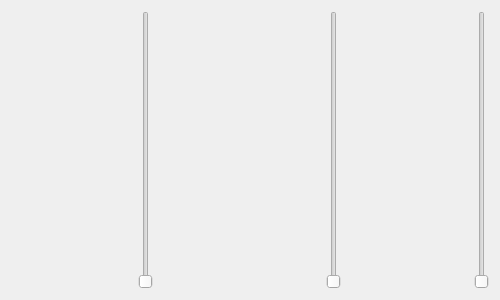
<?xml version="1.0" encoding="UTF-8"?>
<ui version="4.0">
 <class>frmBarScale</class>
 <widget class="QWidget" name="frmBarScale">
  <property name="geometry">
   <rect>
    <x>0</x>
    <y>0</y>
    <width>500</width>
    <height>300</height>
   </rect>
  </property>
  <property name="windowTitle">
   <string>Form</string>
  </property>
  <layout class="QHBoxLayout" name="horizontalLayout">
   <item>
    <widget class="BarScale" name="widget1">
     <property name="sizePolicy">
      <sizepolicy hsizetype="Preferred" vsizetype="Preferred">
       <horstretch>3</horstretch>
       <verstretch>0</verstretch>
      </sizepolicy>
     </property>
     <property name="maxValue">
      <double>800.000000000000000</double>
     </property>
     <property name="maxValueRight">
      <double>800.000000000000000</double>
     </property>
     <property name="longStep">
      <number>200</number>
     </property>
     <property name="shortStep">
      <number>20</number>
     </property>
     <property name="longStepRight">
      <number>200</number>
     </property>
     <property name="shortStepRight">
      <number>20</number>
     </property>
    </widget>
   </item>
   <item>
    <widget class="QSlider" name="verticalSlider1">
     <property name="orientation">
      <enum>Qt::Vertical</enum>
     </property>
    </widget>
   </item>
   <item>
    <widget class="BarScale" name="widget2">
     <property name="sizePolicy">
      <sizepolicy hsizetype="Preferred" vsizetype="Preferred">
       <horstretch>4</horstretch>
       <verstretch>0</verstretch>
      </sizepolicy>
     </property>
     <property name="maxValue">
      <double>800.000000000000000</double>
     </property>
     <property name="longStep">
      <number>200</number>
     </property>
     <property name="shortStep">
      <number>20</number>
     </property>
     <property name="longStepRight">
      <number>20</number>
     </property>
     <property name="shortStepRight">
      <number>5</number>
     </property>
     <property name="scaleStyle">
      <enum>BarScale::ScaleStyle_Double</enum>
     </property>
    </widget>
   </item>
   <item>
    <widget class="QSlider" name="verticalSlider2">
     <property name="orientation">
      <enum>Qt::Vertical</enum>
     </property>
    </widget>
   </item>
   <item>
    <widget class="BarScale" name="widget3">
     <property name="sizePolicy">
      <sizepolicy hsizetype="Preferred" vsizetype="Preferred">
       <horstretch>3</horstretch>
       <verstretch>0</verstretch>
      </sizepolicy>
     </property>
    </widget>
   </item>
   <item>
    <widget class="QSlider" name="verticalSlider3">
     <property name="maximum">
      <number>100</number>
     </property>
     <property name="orientation">
      <enum>Qt::Vertical</enum>
     </property>
    </widget>
   </item>
  </layout>
 </widget>
 <customwidgets>
  <customwidget>
   <class>BarScale</class>
   <extends>QWidget</extends>
   <header>barscale.h</header>
   <container>1</container>
  </customwidget>
 </customwidgets>
 <resources/>
 <connections>
  <connection>
   <sender>verticalSlider3</sender>
   <signal>valueChanged(int)</signal>
   <receiver>widget3</receiver>
   <slot>setValue(int)</slot>
   <hints>
    <hint type="sourcelabel">
     <x>482</x>
     <y>194</y>
    </hint>
    <hint type="destinationlabel">
     <x>449</x>
     <y>195</y>
    </hint>
   </hints>
  </connection>
  <connection>
   <sender>verticalSlider3</sender>
   <signal>valueChanged(int)</signal>
   <receiver>widget3</receiver>
   <slot>setValueRight(int)</slot>
   <hints>
    <hint type="sourcelabel">
     <x>479</x>
     <y>241</y>
    </hint>
    <hint type="destinationlabel">
     <x>457</x>
     <y>238</y>
    </hint>
   </hints>
  </connection>
 </connections>
</ui>
